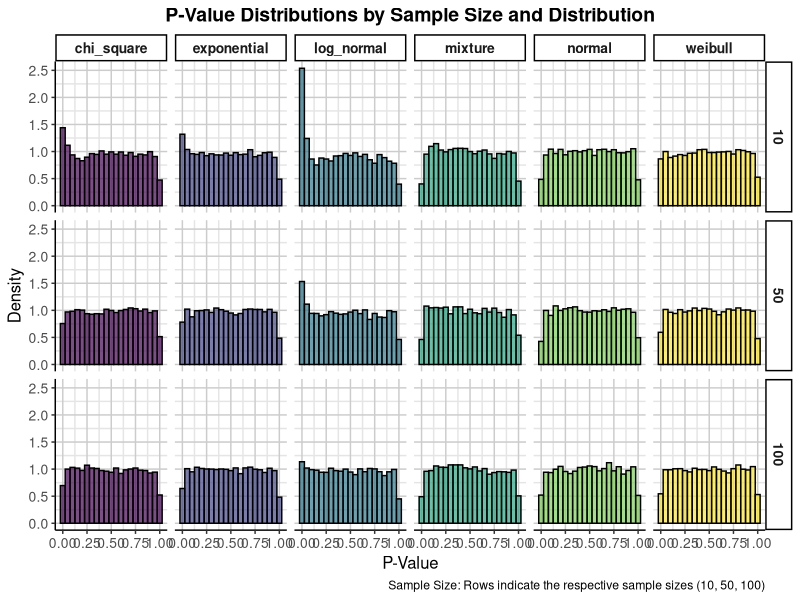
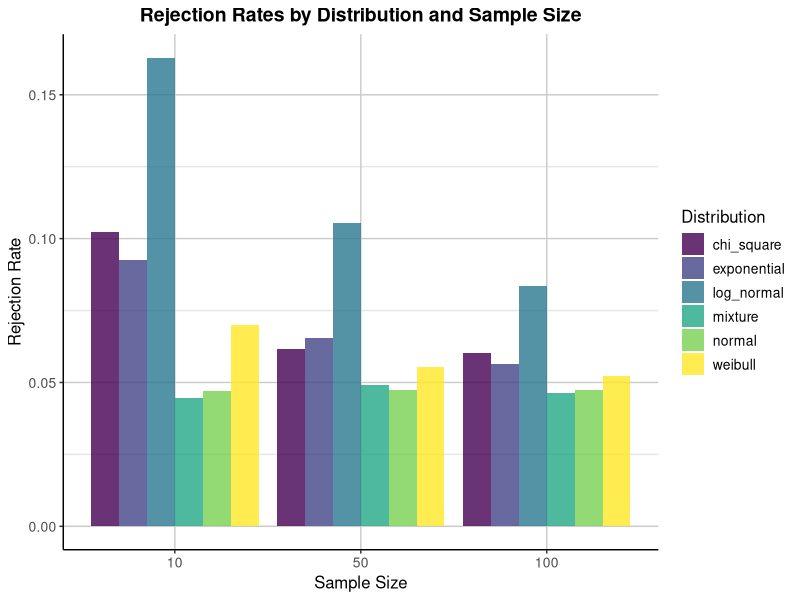
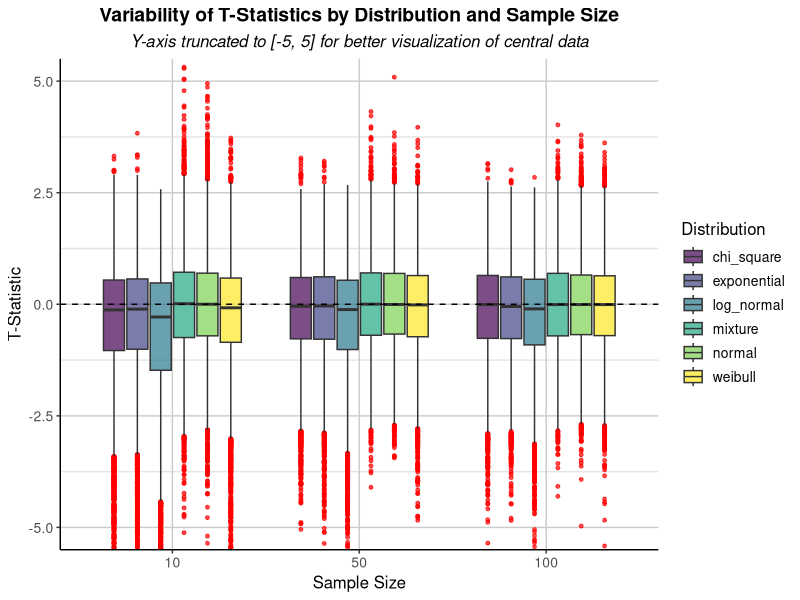
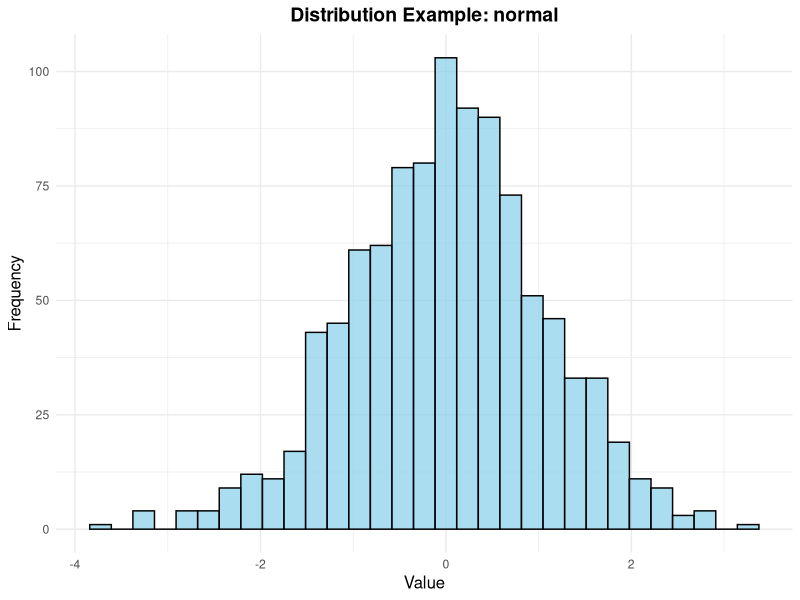
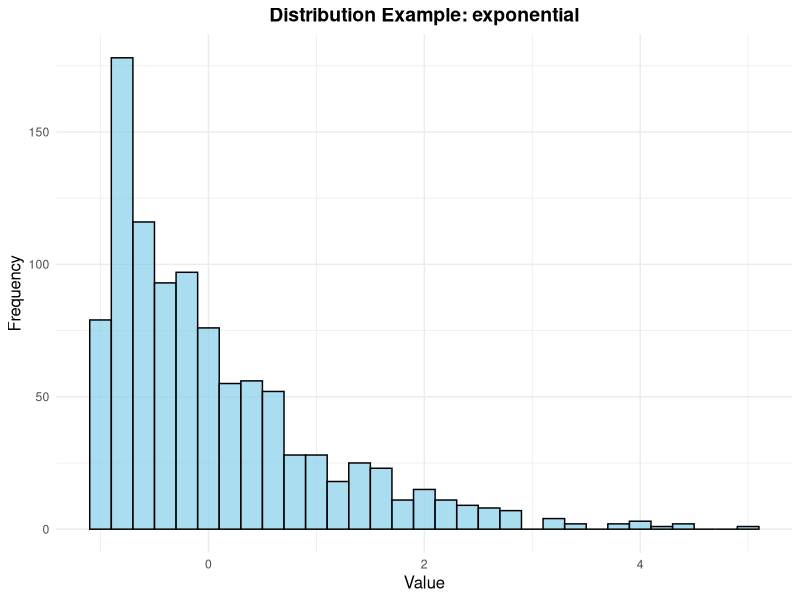
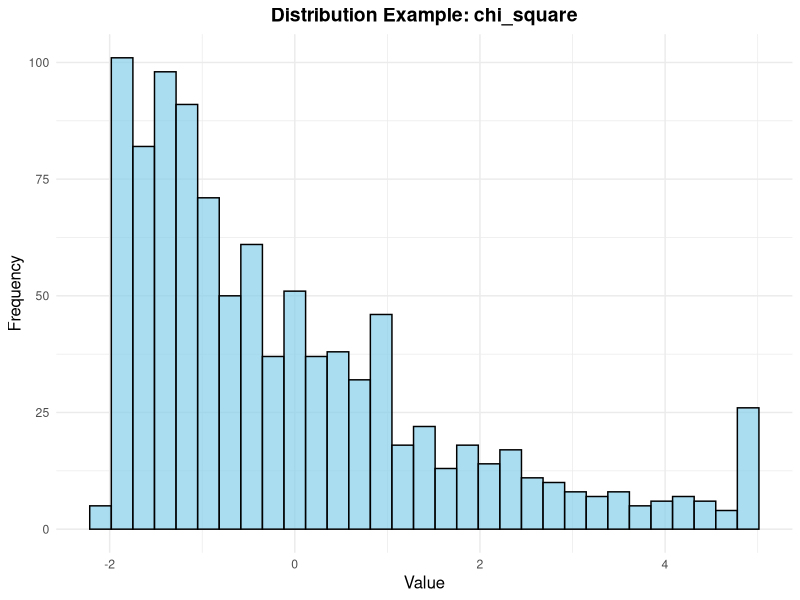
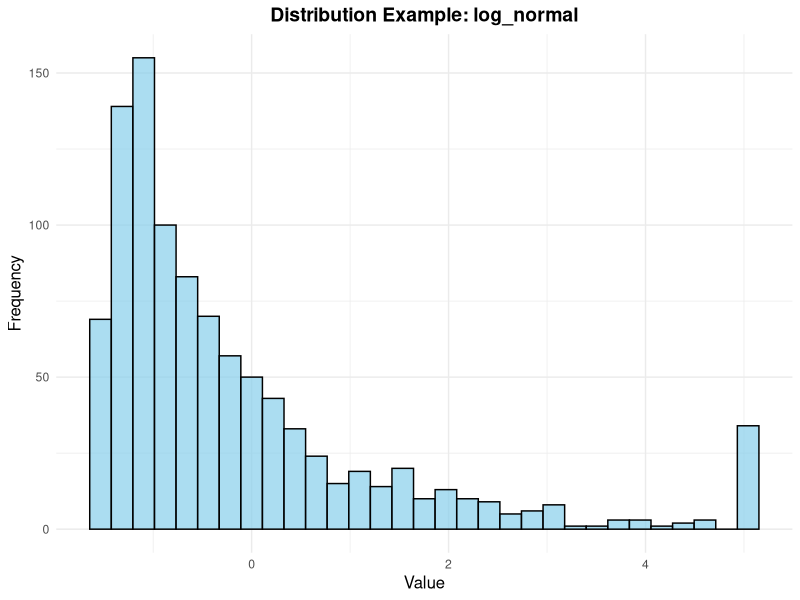
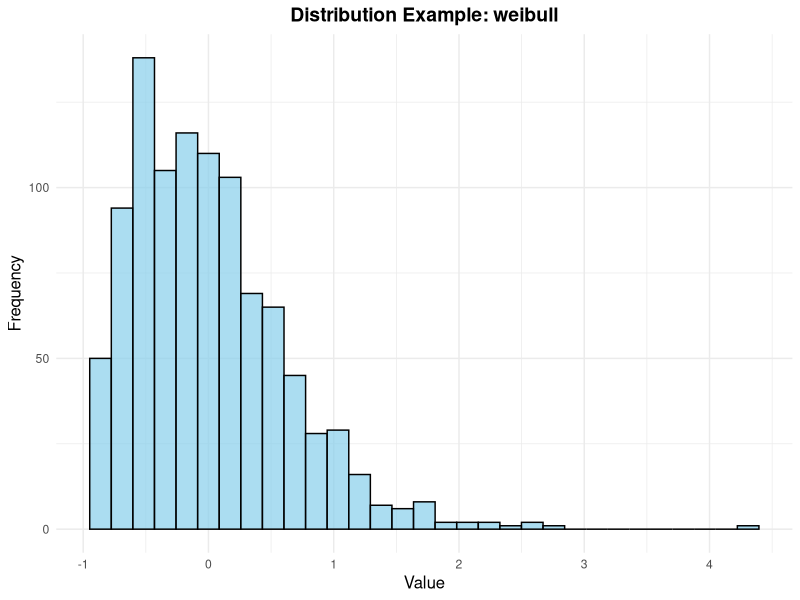

Write the R code that produced these figures, in order.
## ---- chunk 1
# Load necessary libraries
suppressPackageStartupMessages({
  library(dplyr)
  library(ggplot2)
  library(viridis)
  library(cowplot)
})

# Function to simulate data from different distributions
simulate_data <- function(n, dist_type) {
  if (dist_type == "normal") {
    return(rnorm(n, mean = 0, sd = 1))
  } else if (dist_type == "exponential") {
    return(rexp(n, rate = 1) - 1)  # Centered exponential
  } else if (dist_type == "chi_square") {
    return(rchisq(n, df = 2) - 2)  # Centered chi-square
  } else if (dist_type == "log_normal") {
    return(rlnorm(n, meanlog = 0, sdlog = 1) - exp(0.5))  # Centered log-normal
  } else if (dist_type == "weibull") {
    return(rweibull(n, shape = 1.5, scale = 1) - gamma(1 + 1 / 1.5))  # Centered Weibull
  } else if (dist_type == "mixture") {
    p <- 0.5
    gaussian <- rnorm(n, mean = 0, sd = 1)
    heavy_tail <- rt(n, df = 3)  # Heavy-tailed t-distribution
    return(ifelse(runif(n) < p, gaussian, heavy_tail))
  } else {
    stop("Unknown distribution type")
  }
}

# Simulation parameters
distributions <- c("normal", "exponential", "chi_square", "log_normal", "weibull", "mixture")
sample_sizes <- c(10, 50, 100)
reps <- 10000  # Number of repetitions per condition

# Results storage
results <- list()

# Simulation loop
for (dist in distributions) {
  for (n in sample_sizes) {
    p_values <- numeric(reps)
    t_statistics <- numeric(reps)
    for (i in 1:reps) {
      data <- simulate_data(n, dist)
      t_test <- t.test(data, mu = 0)
      p_values[i] <- t_test$p.value
      t_statistics[i] <- t_test$statistic
    }
    # Store results
    results[[paste(dist, n, sep = "_")]] <- data.frame(
      Distribution = dist,
      SampleSize = n,
      PValue = p_values,
      TStatistic = t_statistics
    )
  }
}

# Combine results into a single data frame
results_df <- do.call(rbind, results)

# Save results for further analysis
write.csv(results_df, "simulation_results.csv", row.names = FALSE)

# Summary of results
summary_results <- results_df %>%
  group_by(Distribution, SampleSize) %>%
  summarize(
    MeanPValue = mean(PValue),
    RejectionRate = mean(PValue < 0.05),
    Variability = sd(TStatistic)
  )
write.csv(summary_results, "summary_results.csv", row.names = FALSE)

# Plotting Functions
# Function to Plot P-Value Distributions
plot_pvalue_distributions <- function(results_df) {
  ggplot(results_df, aes(x = PValue, y = ..density.., fill = Distribution)) +
    geom_histogram(binwidth = 0.05, color = "black", alpha = 0.7) +
    facet_grid(SampleSize ~ Distribution, labeller = labeller(Distribution = label_value)) +
    scale_fill_viridis_d(guide = "none") +  # Use viridis for color coding, but remove legend
    labs(
      title = "P-Value Distributions by Sample Size and Distribution",
      x = "P-Value",
      y = "Density",
      caption = "Sample Size: Rows indicate the respective sample sizes (10, 50, 100)"
    ) +
    theme_classic() +  # White background
    theme(
      plot.title = element_text(hjust = 0.5, size = 14, face = "bold"),
      axis.title.x = element_text(size = 12),
      axis.title.y = element_text(size = 12),
      axis.text = element_text(size = 10),
      strip.text = element_text(size = 10, face = "bold"),
      panel.grid.major = element_line(color = "grey80"),  # Add major grid lines
      panel.grid.minor = element_line(color = "grey90")   # Add minor grid lines
    )
}



plot_rejection_rates <- function(summary_results) {
  ggplot(summary_results, aes(x = factor(SampleSize), y = RejectionRate, fill = Distribution)) +
    geom_bar(stat = "identity", position = "dodge", alpha = 0.8) +
    labs(
      title = "Rejection Rates by Distribution and Sample Size",
      x = "Sample Size",
      y = "Rejection Rate"
    ) +
    scale_fill_viridis_d(option = "D", name = "Distribution") +  # Use viridis for consistent coloring
    theme_classic() +  # White background
    theme(
      plot.title = element_text(hjust = 0.5, size = 14, face = "bold"),
      axis.title = element_text(size = 12),
      axis.text = element_text(size = 10),
      legend.title = element_text(size = 12),
      legend.text = element_text(size = 10),
      panel.grid.major = element_line(color = "grey80"),  # Add major grid lines
      panel.grid.minor = element_line(color = "grey90")   # Add minor grid lines
    )
}



plot_tstat_variability <- function(results_df) {
  ggplot(results_df, aes(x = factor(SampleSize), y = TStatistic, fill = Distribution)) +
    geom_boxplot(alpha = 0.7, outlier.color = "red", outlier.size = 1) +
    coord_cartesian(ylim = c(-5, 5)) +  # Adjust the range to focus on the central part
    labs(
      title = "Variability of T-Statistics by Distribution and Sample Size",
      subtitle = "Y-axis truncated to [-5, 5] for better visualization of central data",
      x = "Sample Size",
      y = "T-Statistic"
    ) +
    scale_fill_viridis_d(option = "D", name = "Distribution") +  # Use viridis for consistent coloring
    theme_classic() +  # White background
    theme(
      plot.title = element_text(hjust = 0.5, size = 14, face = "bold"),
      plot.subtitle = element_text(hjust = 0.5, size = 12, face = "italic"),
      axis.title = element_text(size = 12),
      axis.text = element_text(size = 10),
      legend.title = element_text(size = 12),
      legend.text = element_text(size = 10),
      panel.grid.major = element_line(color = "grey80"),  # Add major grid lines
      panel.grid.minor = element_line(color = "grey90")   # Add minor grid lines
    ) +
    geom_hline(yintercept = 0, linetype = "dashed", color = "black", size = 0.5)
}




# Generate and Save Plots
pvalue_plot <- plot_pvalue_distributions(results_df)
rejection_rate_plot <- plot_rejection_rates(summary_results)
tstat_variability_plot <- plot_tstat_variability(results_df)

ggsave("plots/pvalue_distributions.png", plot = pvalue_plot, width = 10, height = 6, dpi = 300)
ggsave("plots/rejection_rates.png", plot = rejection_rate_plot, width = 10, height = 6, dpi = 300)
ggsave("plots/tstat_variability.png", plot = tstat_variability_plot, width = 10, height = 6, dpi = 300)
## ---- chunk 2
# Load necessary libraries
# Function to calculate binwidth dynamically
calculate_binwidth <- function(data) {
  diff(range(data)) / 30  # Divide the range into ~30 bins
}

# Function to simulate raw distributions with downsampling
generate_raw_distribution <- function(n, dist_type) {
  data <- simulate_data(n, dist_type)
  
  # Downsample to 1,000 points if dataset is too large
  if (length(data) > 1000) {
    data <- sample(data, 1000)
  }
  
  # Cap extreme values to reduce distortion (adjust limits if necessary)
  data <- pmin(pmax(data, -5), 5)
  
  binwidth <- calculate_binwidth(data)  # Calculate dynamic binwidth
  ggplot(data.frame(Value = data), aes(x = Value)) +
    geom_histogram(binwidth = binwidth, color = "black", fill = "skyblue", alpha = 0.7) +
    labs(
      title = paste("Distribution Example:", dist_type),
      x = "Value",
      y = "Frequency"
    ) +
    theme_minimal() +
    theme(
      plot.title = element_text(hjust = 0.5, size = 14, face = "bold"),
      axis.title = element_text(size = 12)
    )
}

# List of distributions
distributions <- c("normal", "exponential", "chi_square", "log_normal", "weibull", "mixture")
example_plots <- list()

# Generate and save individual plots for each distribution
for (dist in distributions) {
  plot <- generate_raw_distribution(10000, dist)  # Simulate with 10,000 samples
  example_plots[[dist]] <- plot
  ggsave(paste0("plots/raw_distribution_", dist, ".png"), plot = plot, width = 10, height = 6, dpi = 300)
}

# Combine all plots into a single frame
combined_plot <- plot_grid(
  example_plots[["normal"]],
  example_plots[["exponential"]],
  example_plots[["chi_square"]],
  example_plots[["log_normal"]],
  example_plots[["weibull"]],
  example_plots[["mixture"]],
  labels = c("A", "B", "C", "D", "E", "F"),
  ncol = 2,
  label_size = 14
)

# Save the combined plot
ggsave("plots/combined_raw_distributions.png", plot = combined_plot, width = 12, height = 8, dpi = 300)


